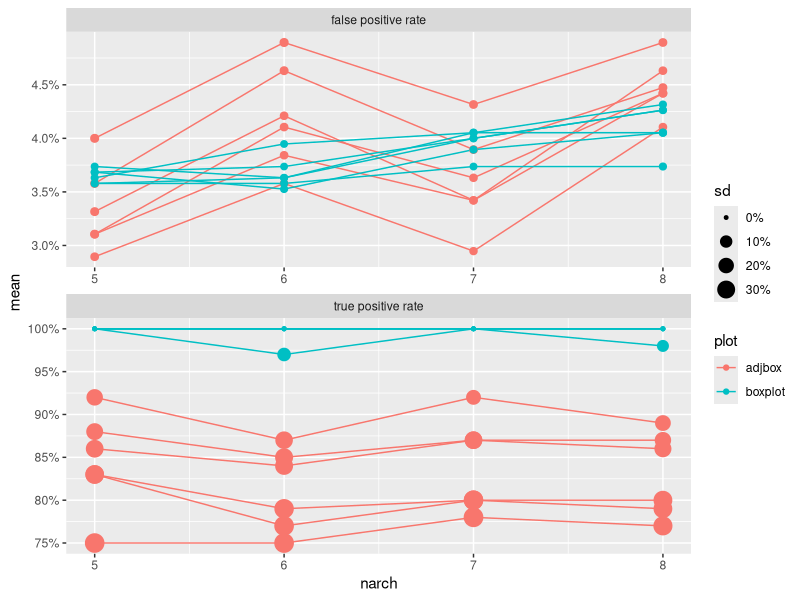
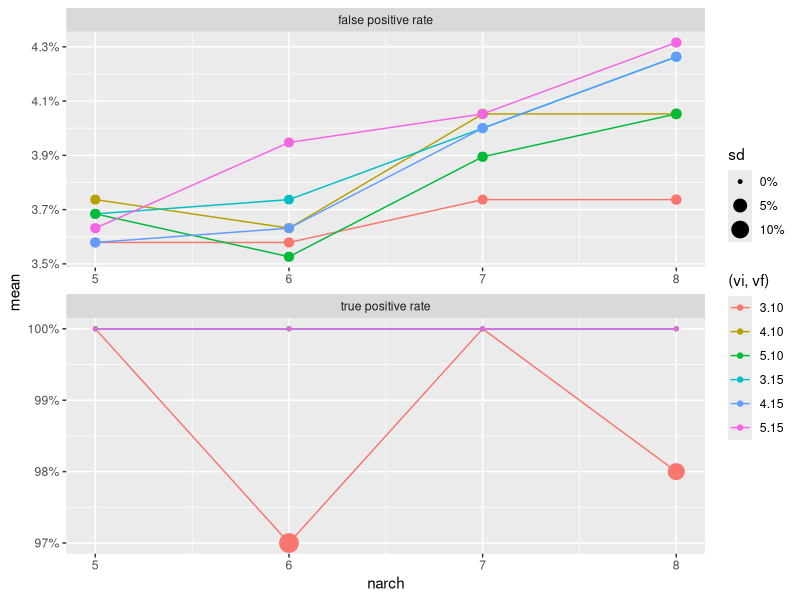

R code for these plots, in order:
## ---- chunk 1
knitr::opts_chunk$set(echo = TRUE, warning = FALSE, message = FALSE)
## ---- chunk 2
library(tidyverse)

data <- read_csv("aaknn-params.csv")

ggplot(data, aes(x=narch, y=mean, group=interaction(vi, vf, plot), color=plot)) + 
    geom_line() +
    geom_point(aes(size=sd)) +
    facet_wrap(~ rate,scale= "free", ncol=1) +
    scale_y_continuous(labels = scales::percent) +
    scale_size(labels = scales::percent)
## ---- chunk 3
data <- data %>% filter(plot=="boxplot")

ggplot(data, aes(x=narch, y=mean, group=interaction(vi, vf), color=interaction(vi, vf))) + 
    geom_line() +
    geom_point(aes(size=sd)) +
    facet_wrap(~ rate,scale= "free", ncol=1) +
    labs(color="(vi, vf)") +
    scale_y_continuous(labels = scales::percent) +
    scale_size(labels = scales::percent)
